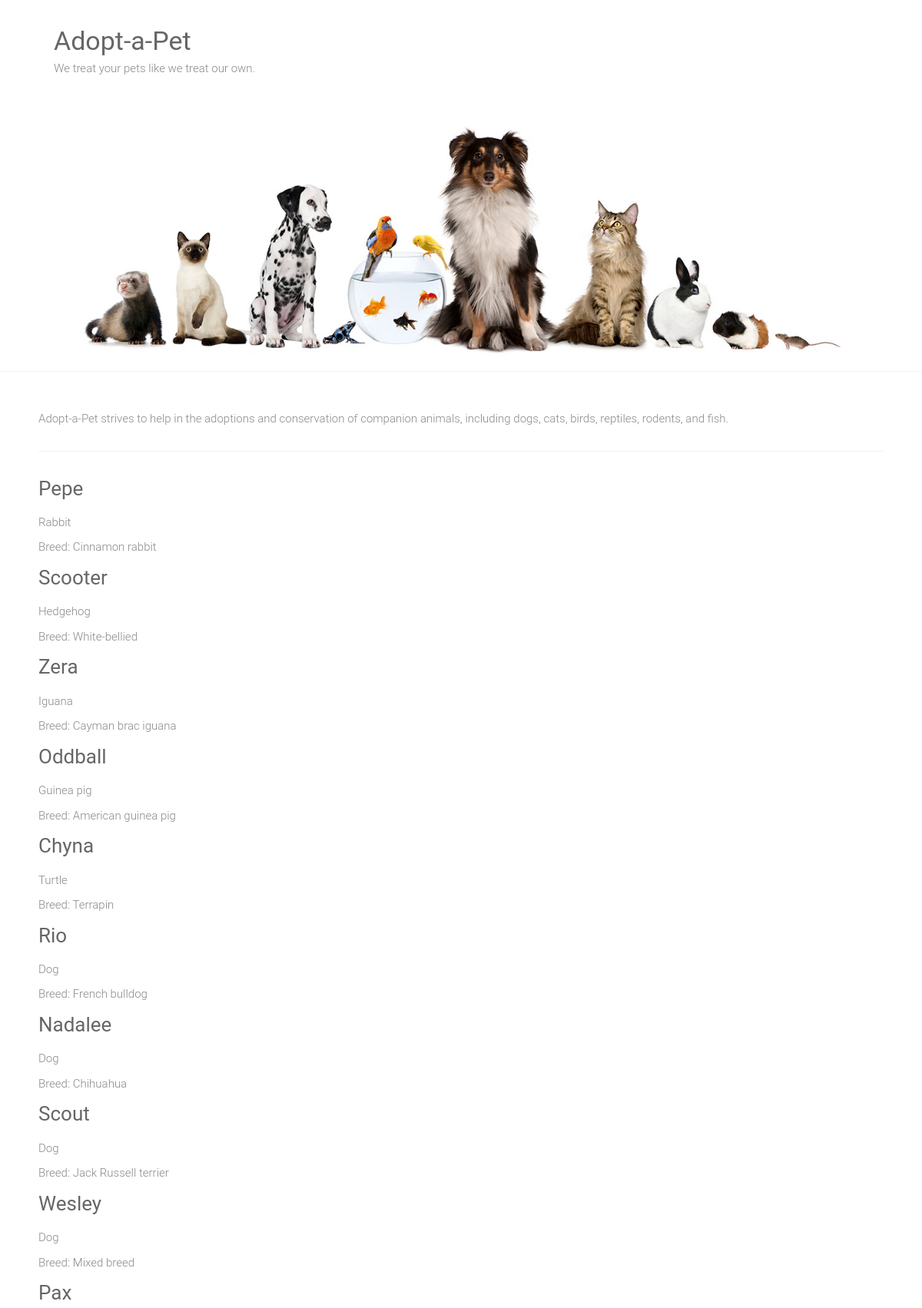
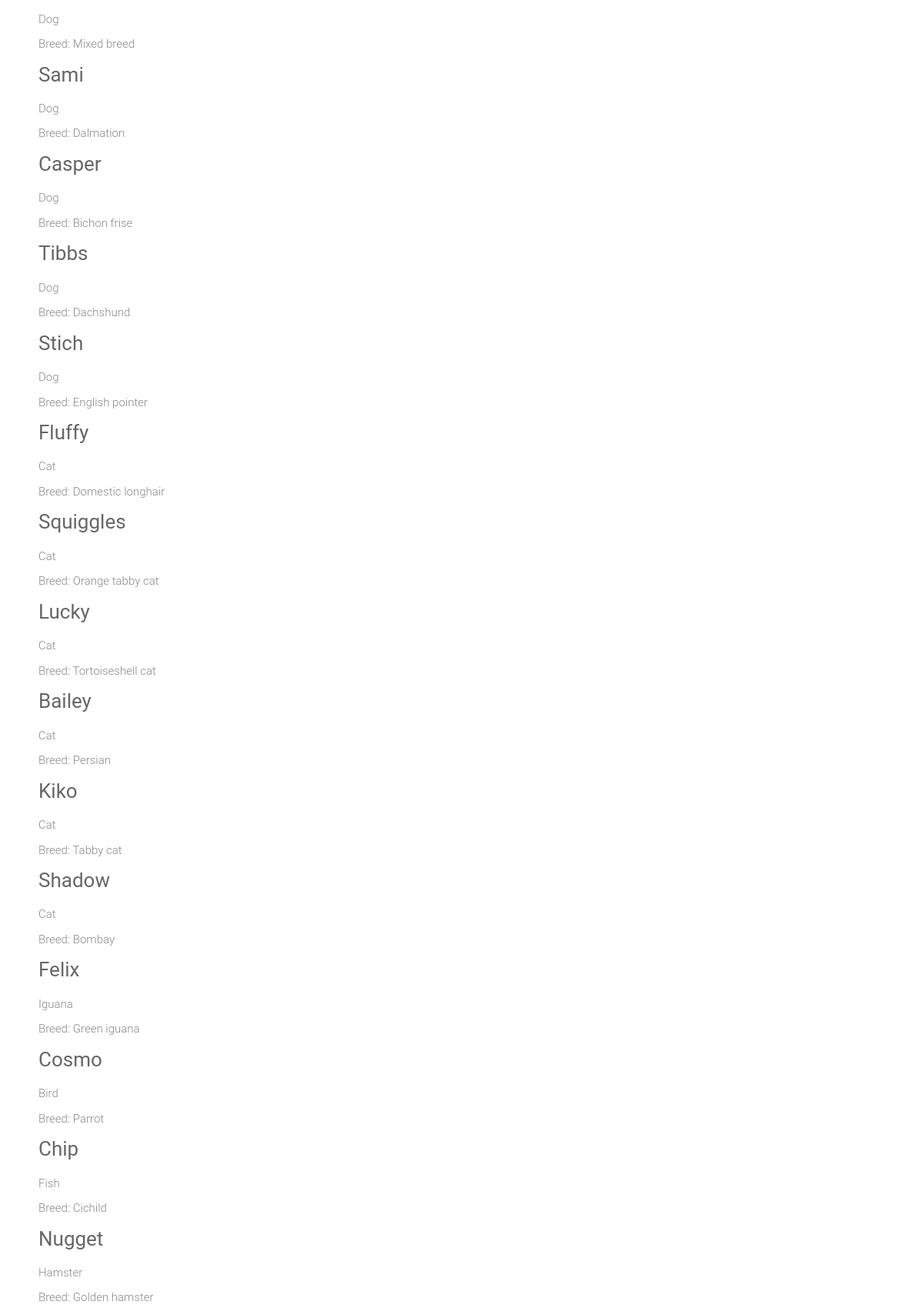
The page / (upper part) on the database its author committed (2 pictures, top to bottom).
### adoptions/models.py (models this page shows)
class Pet(models.Model):
    SEX_CHOICES = [('M', 'Male'),('F', 'Female')]
    name = models.CharField(max_length=100)
    submitter = models.CharField(max_length=100)
    species = models.CharField(max_length=50)
    breed = models.CharField(max_length=50, blank=True) #some animals might not be a pure breed. Allow blank=true
    description = models.TextField()
    sex = models.CharField(choices=SEX_CHOICES, max_length=1)
    submission_date = models.DateTimeField()
    age = models.IntegerField(null=True) #pets rescued can be of an unknown age, use null to distinguish from age 0
    vaccinations = models.ManyToManyField('Vaccine', blank=True) #many pets can have the same vaccine, each pet can have many vaccines

### adoptions/views.py (the view)
# urls.py: url(r'^$', views.home, name='home'),
def home(request):
    pets = Pet.objects.all()
    return render(request, 'home.html', {'pets': pets})

### adoptions/templates/home.html (shortened to what this page needs)
{%extends "base.html"%}
{%block content%}
<div>
    {% for pet in pets%}
        <div class="petname">
        <a href="{%url 'pet_detail' pet.id %}">
        <h3>{{pet.name|capfirst}}</h3>
        </a>
        <p>{{pet.species}}</p>
        {%if pet.breed%}
            <p>Breed: {{pet.breed}}</p>
        {%endif%}
        </div>
    {%endfor%}
</div>
{%endblock%}

### static/style.css (style rules this page uses)
html, body, div, span, applet, object, iframe, h1, h2, h3, h4, h5, h6, p, blockquote, pre, a, abbr, acronym, address, big, cite, code, del, dfn, em, font, ins, kbd, q, s, samp, small, strike, strong, sub, sup, tt, var, dl, dt, dd, ol, ul, li, fieldset, form, label, legend, table, caption, tbody, tfoot, thead, tr, th, td { border: 0; font: inherit; font-size: 100%; font-style: inherit; font-weight: inherit; margin: 0; outline: 0; padding: 0; vertical-align: baseline; }
html { overflow-y: scroll; -webkit-text-size-adjust: 100%; -ms-text-size-adjust: 100%; }
h1, h2, h3, h4, h5, h6 { color: #666666; line-height: 1.4; padding-bottom: 15px; font-weight: normal; }
h3 { font-size: 26px; }
body, button, input, select, textarea { color: #888888; font-size: 15px; line-height: 1.5; font-family: 'Roboto', sans-serif; font-weight: 300; }
p { color: #888888; font-size: 15px; line-height: 1.5; margin-bottom: 15px; font-weight: 300; }
body { background: #f2f2f2; }
a { color: #80abc8; text-decoration: none; -webkit-transition: 0.25s ease-in-out; -moz-transition: 0.25s ease-in-out; transition: 0.25s ease-in-out; -ms-transition: 0.25s ease-in-out; -o-transition: 0.25s ease-in-out; }
body { padding-top: 30px; padding-bottom: 30px; }
body.wide { padding-top: 0; padding-bottom: 0; }
.single-page p { margin-bottom: 10px; }

### rows shown on the page
Pet: name "Pepe", species "Rabbit", breed "Cinnamon rabbit"
Pet: name "Scooter", species "Hedgehog", breed "White-bellied"
Pet: name "Zera", species "Iguana", breed "Cayman brac iguana"
Pet: name "Oddball", species "Guinea pig", breed "American guinea pig"
Pet: name "Chyna", species "Turtle", breed "Terrapin"
Pet: name "Rio", species "Dog", breed "French bulldog"
Pet: name "Nadalee", species "Dog", breed "Chihuahua"
Pet: name "Scout", species "Dog", breed "Jack Russell terrier"
Pet: name "Wesley", species "Dog", breed "Mixed breed"
Pet: name "Pax", species "Dog", breed "Mixed breed"
Pet: name "Sami", species "Dog", breed "Dalmation"
Pet: name "Casper", species "Dog", breed "Bichon frise"
Pet: name "Tibbs", species "Dog", breed "Dachshund"
Pet: name "Stich", species "Dog", breed "English pointer"
Pet: name "Fluffy", species "Cat", breed "Domestic longhair"
Pet: name "Squiggles", species "Cat", breed "Orange tabby cat"
Pet: name "Lucky", species "Cat", breed "Tortoiseshell cat"
Pet: name "Bailey", species "Cat", breed "Persian"
Pet: name "Kiko", species "Cat", breed "Tabby cat"
Pet: name "Shadow", species "Cat", breed "Bombay"
Pet: name "Felix", species "Iguana", breed "Green iguana"
Pet: name "Cosmo", species "Bird", breed "Parrot"
Pet: name "Chip", species "Fish", breed "Cichild"
Pet: name "Nugget", species "Hamster", breed "Golden hamster"
